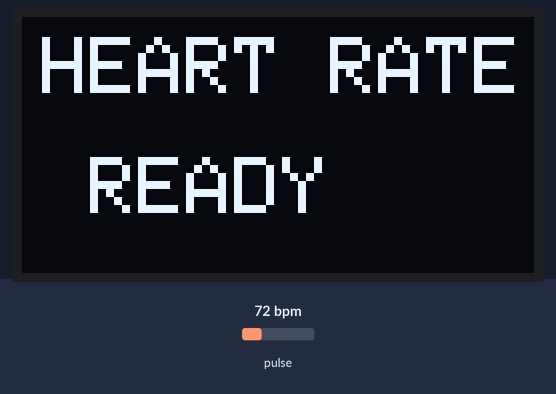
Simulated run of this sketch. Board: ESP32. On the bench: 128×64 one-colour display. The inputs (shaded band) are chosen by the test bench; at power-on: pulse 72 bpm. What the sketch prints to the serial monitor is not drawn.

Above: at 1.1 s.
At 8.1 s:
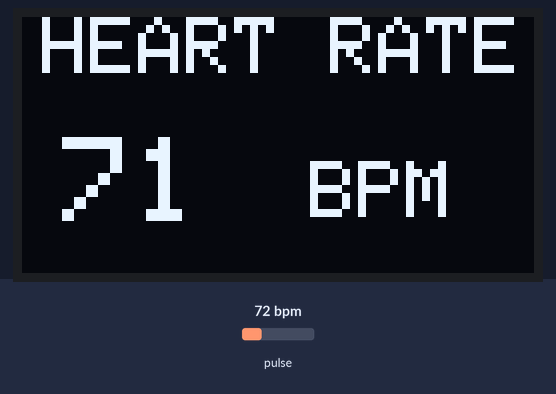

Measured:
- what the display in image 0 shows lasts 6.9 s, from 1.1 s to 8.0 s
- what the display in image 1 shows lasts 72.0 s, from 8.0 s to 80.0 s

The sketch:

testing_ESP32.ino
```cpp
#include <Wire.h>
#include "MAX30105.h"
#include "heartRate.h"
#include <Adafruit_GFX.h>
#include <Adafruit_SSD1306.h>

// ====================================================
// PINS
// ====================================================

#define SDA_PIN 8
#define SCL_PIN 9

// ====================================================
// OLED
// ====================================================

#define SCREEN_WIDTH 128
#define SCREEN_HEIGHT 64
#define OLED_ADDRESS 0x3C

Adafruit_SSD1306 display(SCREEN_WIDTH, SCREEN_HEIGHT, &Wire, -1);

// ====================================================
// MAX30102
// ====================================================

MAX30105 sensor;

// ====================================================
// HEART RATE SETTINGS
// ====================================================

// Store the latest 15 valid beats
const byte RATE_SIZE = 15;

byte rates[RATE_SIZE];

byte rateSpot = 0;
byte validReadings = 0;

long lastBeat = 0;

float instantBPM = 0;
float smoothedBPM = 0;

int averageBPM = 0;
int displayBPM = 0;

// ====================================================
// OLED UPDATE SETTINGS
// ====================================================

// Update displayed BPM every 8 seconds
const unsigned long DISPLAY_INTERVAL = 8000;

unsigned long lastDisplayUpdate = 0;


// ====================================================
// SETUP
// ====================================================

void setup() {

  Serial.begin(115200);
  delay(1000);

  // Start I2C
  Wire.begin(SDA_PIN, SCL_PIN);

  // --------------------------------------------------
  // OLED
  // --------------------------------------------------

  if (!display.begin(SSD1306_SWITCHCAPVCC, OLED_ADDRESS)) {

    Serial.println("OLED initialization failed!");

    while (1);
  }

  display.setTextColor(SSD1306_WHITE);

  // --------------------------------------------------
  // MAX30102
  // --------------------------------------------------

  if (!sensor.begin(Wire, I2C_SPEED_FAST)) {

    Serial.println("MAX30102 not found!");

    while (1);
  }

  sensor.setup();

  sensor.setPulseAmplitudeRed(0x0A);
  sensor.setPulseAmplitudeGreen(0);

  Serial.println("Heart Rate Monitor Started");

  // --------------------------------------------------
  // START SCREEN
  // --------------------------------------------------

  display.clearDisplay();

  display.setTextSize(2);
  display.setCursor(5, 5);
  display.println("HEART RATE");

  display.setTextSize(2);
  display.setCursor(17, 35);
  display.println("READY");

  display.display();

  delay(2000);
}


// ====================================================
// LOOP
// ====================================================

void loop() {

  long irValue = sensor.getIR();


  // ==================================================
  // NO FINGER
  // ==================================================

  if (irValue < 50000) {

    // Reset measurement data
    lastBeat = 0;

    instantBPM = 0;
    smoothedBPM = 0;

    averageBPM = 0;
    displayBPM = 0;

    validReadings = 0;
    rateSpot = 0;

    lastDisplayUpdate = 0;


    // Show no-finger message
    display.clearDisplay();

    display.setTextSize(2);
    display.setCursor(5, 5);
    display.println("HEART RATE");

    display.setTextSize(2);
    display.setCursor(5, 37);
    display.println("FINGER...");

    display.display();

    delay(100);

    return;
  }


  // ==================================================
  // HEARTBEAT DETECTION
  // ==================================================

  if (checkForBeat(irValue)) {

    long now = millis();


    // Ignore first beat because there is no
    // previous beat interval yet
    if (lastBeat != 0) {

      long delta = now - lastBeat;

      instantBPM = 60.0 / (delta / 1000.0);


      // ==================================================
      // FILTER OBVIOUS BAD READINGS
      // ==================================================

      if (instantBPM >= 40 && instantBPM <= 200) {


        // ==================================================
        // STORE BPM
        // ==================================================

        rates[rateSpot] = (byte)instantBPM;

        rateSpot++;

        rateSpot %= RATE_SIZE;


        if (validReadings < RATE_SIZE) {

          validReadings++;
        }


        // ==================================================
        // CALCULATE 15-BEAT MOVING AVERAGE
        // ==================================================

        int total = 0;

        for (byte i = 0; i < validReadings; i++) {

          total += rates[i];
        }

        averageBPM = total / validReadings;


        // ==================================================
        // SMOOTH THE AVERAGE
        // ==================================================

        if (smoothedBPM == 0) {

          smoothedBPM = averageBPM;
        }

        else {

          // Give more weight to previous stable reading
          smoothedBPM =
            (0.80 * smoothedBPM) +
            (0.20 * averageBPM);
        }


        // ==================================================
        // SERIAL MONITOR
        // ==================================================

        // Serial Monitor still shows every valid heartbeat.
        // This does NOT control OLED update speed.

        Serial.print("Instant: ");
        Serial.print(instantBPM, 1);

        Serial.print(" | 15-Beat Average: ");
        Serial.print(averageBPM);

        Serial.print(" | Smoothed: ");
        Serial.println(smoothedBPM, 1);
      }
    }


    lastBeat = now;
  }


  // ==================================================
  // OLED UPDATE - ONLY EVERY 8 SECONDS
  // ==================================================

  unsigned long currentTime = millis();


  // Only display BPM after we have some valid beats
  if (validReadings >= 3) {

    if (currentTime - lastDisplayUpdate >= DISPLAY_INTERVAL) {

      displayBPM = round(smoothedBPM);


      display.clearDisplay();


      // TITLE
      display.setTextSize(2);
      display.setCursor(5, 0);
      display.println("HEART RATE");


      // BPM NUMBER
      display.setTextSize(3);
      display.setCursor(10, 30);
      display.print(displayBPM);


      // BPM LABEL
      display.setTextSize(2);
      display.setCursor(72, 36);
      display.print("BPM");


      display.display();


      // Remember when OLED was updated
      lastDisplayUpdate = currentTime;


      Serial.print(">>> OLED UPDATED: ");
      Serial.print(displayBPM);
      Serial.println(" BPM");
    }
  }
}
```
